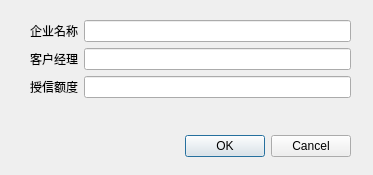
<?xml version="1.0" encoding="UTF-8"?>
<ui version="4.0">
 <class>Dialog</class>
 <widget class="QDialog" name="Dialog">
  <property name="geometry">
   <rect>
    <x>0</x>
    <y>0</y>
    <width>373</width>
    <height>175</height>
   </rect>
  </property>
  <property name="windowTitle">
   <string>Dialog</string>
  </property>
  <widget class="QDialogButtonBox" name="buttonBox">
   <property name="geometry">
    <rect>
     <x>30</x>
     <y>130</y>
     <width>321</width>
     <height>32</height>
    </rect>
   </property>
   <property name="orientation">
    <enum>Qt::Horizontal</enum>
   </property>
   <property name="standardButtons">
    <set>QDialogButtonBox::Cancel|QDialogButtonBox::Ok</set>
   </property>
  </widget>
  <widget class="QWidget" name="formLayoutWidget">
   <property name="geometry">
    <rect>
     <x>30</x>
     <y>20</y>
     <width>321</width>
     <height>101</height>
    </rect>
   </property>
   <layout class="QFormLayout" name="formLayout">
    <item row="0" column="0">
     <widget class="QLabel" name="label">
      <property name="text">
       <string>企业名称</string>
      </property>
     </widget>
    </item>
    <item row="0" column="1">
     <widget class="QLineEdit" name="lineEdit"/>
    </item>
    <item row="1" column="0">
     <widget class="QLabel" name="label_2">
      <property name="text">
       <string>客户经理</string>
      </property>
     </widget>
    </item>
    <item row="1" column="1">
     <widget class="QLineEdit" name="lineEdit_2"/>
    </item>
    <item row="2" column="0">
     <widget class="QLabel" name="label_3">
      <property name="text">
       <string>授信额度</string>
      </property>
     </widget>
    </item>
    <item row="2" column="1">
     <widget class="QLineEdit" name="lineEdit_3"/>
    </item>
   </layout>
  </widget>
 </widget>
 <resources/>
 <connections>
  <connection>
   <sender>buttonBox</sender>
   <signal>accepted()</signal>
   <receiver>Dialog</receiver>
   <slot>accept()</slot>
   <hints>
    <hint type="sourcelabel">
     <x>248</x>
     <y>254</y>
    </hint>
    <hint type="destinationlabel">
     <x>157</x>
     <y>274</y>
    </hint>
   </hints>
  </connection>
  <connection>
   <sender>buttonBox</sender>
   <signal>rejected()</signal>
   <receiver>Dialog</receiver>
   <slot>reject()</slot>
   <hints>
    <hint type="sourcelabel">
     <x>316</x>
     <y>260</y>
    </hint>
    <hint type="destinationlabel">
     <x>286</x>
     <y>274</y>
    </hint>
   </hints>
  </connection>
 </connections>
</ui>
